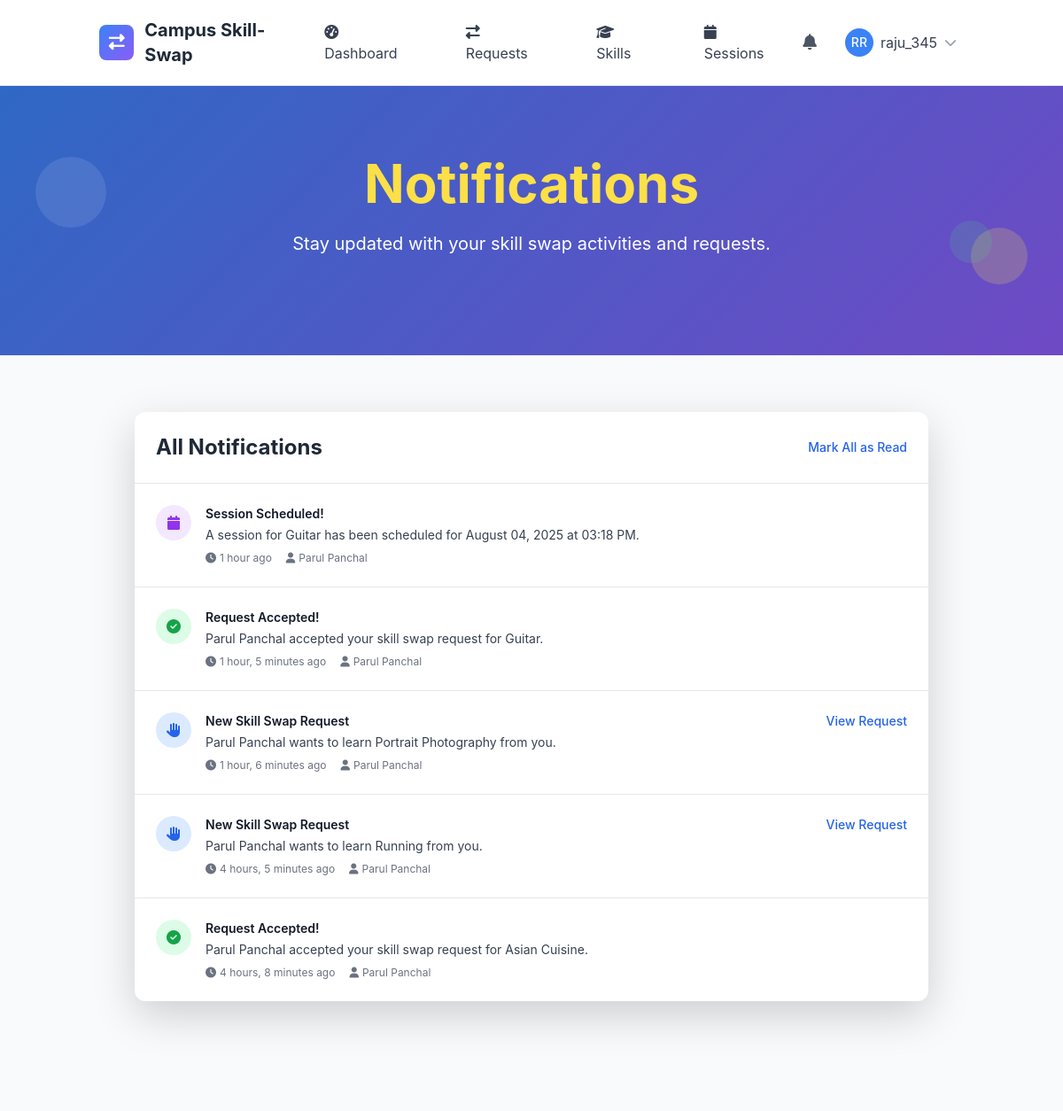
Screenshot of /notifications/ (signed in) with the database file from the repository.
### accounts/models.py (models this page shows, shortened)
class Notification(models.Model):
    NOTIFICATION_TYPES = [
        ('skill_request', 'Skill Swap Request'),
        ('request_accepted', 'Request Accepted'),
        ('request_declined', 'Request Declined'),
        ('session_scheduled', 'Session Scheduled'),
        ('session_reminder', 'Session Reminder'),
        ('session_completed', 'Session Completed'),
        ('new_review', 'New Review'),
        ('system', 'System Notification'),
    ]
    recipient = models.ForeignKey(User, on_delete=models.CASCADE, related_name='notifications')
    notification_type = models.CharField(max_length=20, choices=NOTIFICATION_TYPES)
    title = models.CharField(max_length=200)
    message = models.TextField()
    is_read = models.BooleanField(default=False)
    created_at = models.DateTimeField(auto_now_add=True)
    related_user = models.ForeignKey(User, on_delete=models.CASCADE, null=True, blank=True, related_name='sent_notifications')
    related_object_id = models.PositiveIntegerField(null=True, blank=True)
    class Meta:
        ordering = ['-created_at']
        db_table = 'notification'

### core/views.py (the view)
        @login_required
        def notification_view(request):
            from accounts.models import Notification
            notifications = Notification.objects.filter(
                recipient=request.user
            ).order_by('-created_at')
            unread_notifications = notifications.filter(is_read=False)
            unread_notifications.update(is_read=True)
            context = {
                'notifications': notifications,
                'unread_count': 0,  # Now 0 since we marked them as read
            }
            return render(request, "core/notifications.html", context)

### core/views.py (called while the page is built)
    @classmethod
    def as_view(cls):
        @login_required
        def notification_view(request):
            from accounts.models import Notification
            notifications = Notification.objects.filter(
                recipient=request.user
            ).order_by('-created_at')
            unread_notifications = notifications.filter(is_read=False)
            unread_notifications.update(is_read=True)
            context = {
                'notifications': notifications,
                'unread_count': 0,  # Now 0 since we marked them as read
            }
            return render(request, "core/notifications.html", context)
        return notification_view

### templates/core/notifications.html (shortened to what this page needs)
{% extends 'base.html' %}
{% load static %}
{% block content %}
<section class="gradient-bg relative overflow-hidden">
    <div class="absolute inset-0 bg-black opacity-20"></div>
    <div class="relative container mx-auto px-4 py-20">
        <div class="text-center text-white">
            <h1 class="text-4xl lg:text-6xl font-bold mb-6 leading-tight">
                <span class="text-yellow-300">Notifications</span>
            </h1>
            <p class="text-lg lg:text-xl mb-8 max-w-3xl mx-auto">
                Stay updated with your skill swap activities and requests.
            </p>
        </div>
    </div>
    <div class="absolute top-20 left-10 w-20 h-20 bg-white opacity-10 rounded-full animate-bounce"></div>
    <div class="absolute bottom-20 right-10 w-16 h-16 bg-yellow-300 opacity-20 rounded-full animate-pulse"></div>
    <div class="absolute top-1/2 right-20 w-12 h-12 bg-green-400 opacity-15 rounded-full animate-bounce delay-75"></div>
</section>
<section class="py-16 bg-gray-50">
    <div class="container mx-auto px-4">
        <div class="max-w-4xl mx-auto">
            <div class="bg-white rounded-xl shadow-lg mb-8">
                <div class="p-6 border-b border-gray-200">
                    <div class="flex items-center justify-between">
                        <h2 class="text-2xl font-bold text-gray-800">All Notifications</h2>
                        <button onclick="markAllAsRead()" class="text-blue-600 hover:text-blue-800 text-sm font-medium">
                            Mark All as Read
                        </button>
                    </div>
                </div>
                <div class="divide-y divide-gray-200">
                    {% if notifications %}
                        {% for notification in notifications %}
                        <div class="p-6 hover:bg-gray-50 transition-colors {% if not notification.is_read %}bg-blue-50{% endif %}">
                            <div class="flex items-start space-x-4">
                                <div class="flex-shrink-0">
                                    <div class="w-10 h-10 rounded-full flex items-center justify-center
                                        {% if notification.notification_type == 'skill_request' %}bg-blue-100 text-blue-600
                                        {% elif notification.notification_type == 'request_accepted' %}bg-green-100 text-green-600
                                        {% elif notification.notification_type == 'request_declined' %}bg-red-100 text-red-600
                                        {% elif notification.notification_type == 'session_scheduled' %}bg-purple-100 text-purple-600
                                        {% elif notification.notification_type == 'session_reminder' %}bg-yellow-100 text-yellow-600
                                        {% else %}bg-gray-100 text-gray-600{% endif %}">
                                        <i class="fas
                                            {% if notification.notification_type == 'skill_request' %}fa-hand-paper
                                            {% elif notification.notification_type == 'request_accepted' %}fa-check-circle
                                            {% elif notification.notification_type == 'request_declined' %}fa-times-circle
                                            {% elif notification.notification_type == 'session_scheduled' %}fa-calendar
                                            {% elif notification.notification_type == 'session_reminder' %}fa-bell
                                            {% else %}fa-info-circle{% endif %}"></i>
                                    </div>
                                </div>
                                <div class="flex-1 min-w-0">
                                    <div class="flex items-start justify-between">
                                        <div class="flex-1">
                                            <h3 class="text-sm font-semibold text-gray-900 mb-1">
                                                {{ notification.title }}
                                            </h3>
                                            <p class="text-sm text-gray-700 mb-2">
                                                {{ notification.message }}
                                            </p>
                                            <div class="flex items-center space-x-4 text-xs text-gray-500">
                                                <span class="flex items-center">
                                                    <i class="fas fa-clock mr-1"></i>
                                                    {{ notification.created_at|timesince }} ago
                                                </span>
                                                {% if notification.related_user %}
                                                <span class="flex items-center">
                                                    <i class="fas fa-user mr-1"></i>
                                                    {{ notification.related_user.get_full_name|default:notification.related_user.username }}
                                                </span>
                                                {% endif %}
                                            </div>
                                        </div>
                                        <div class="flex items-center space-x-2 ml-4">
                                            {% if notification.notification_type == 'skill_request' and notification.related_object_id %}
                                            <a href="{% url 'skill_sessions:request_detail' notification.related_object_id %}"
                                               class="text-blue-600 hover:text-blue-800 text-sm font-medium">
                                                View Request
                                            </a>
                                            {% endif %}
                                        </div>
                                    </div>
                                </div>
                            </div>
                        </div>
                        {% endfor %}
                    {% endif %}
                </div>
            </div>
        </div>
    </div>
</section>
{% endblock %}

### templates/base.html (shortened to what this page needs)
{% load static %}
<!DOCTYPE html>
<html lang="en" class="h-full">
<head>
    <script src="https://cdn.tailwindcss.com"></script>
    <link href="https://cdn.jsdelivr.net/npm/bootstrap@5.3.2/dist/css/bootstrap.min.css" rel="stylesheet">
    <link rel="stylesheet" href="https://cdnjs.cloudflare.com/ajax/libs/font-awesome/6.5.1/css/all.min.css">
</head>
<body class="bg-gray-50 h-full">
    <nav class="bg-white shadow-lg border-b">
        <div class="container mx-auto px-4">
            <div class="flex justify-between items-center py-3">
                <div class="flex items-center space-x-3">
                    <div class="w-10 h-10 gradient-bg rounded-lg flex items-center justify-center">
                        <i class="fas fa-exchange-alt text-white text-lg"></i>
                    </div>
                    <a href="{% url 'core:home' %}" class="text-xl font-bold text-gray-800 hover:text-blue-600 transition-colors">
                        Campus Skill-Swap
                    </a>
                </div>
                <div class="hidden md:flex items-center space-x-6">
                    {% if user.is_authenticated %}
                        <a href="{% url 'core:dashboard' %}" class="nav-link px-3 py-2 text-gray-700 hover:text-blue-600 transition-colors">
                            <i class="fas fa-tachometer-alt mr-2"></i>Dashboard
                        </a>
                        <a href="{% url 'core:requests' %}" class="nav-link px-3 py-2 text-gray-700 hover:text-blue-600 transition-colors">
                            <i class="fas fa-exchange-alt mr-2"></i>Requests
                        </a>
                        <a href="{% url 'skills:skill_list' %}" class="nav-link px-3 py-2 text-gray-700 hover:text-blue-600 transition-colors">
                            <i class="fas fa-graduation-cap mr-2"></i>Skills
                        </a>
                        <a href="{% url 'skill_sessions:session_management' %}" class="nav-link px-3 py-2 text-gray-700 hover:text-blue-600 transition-colors">
                            <i class="fas fa-calendar mr-2"></i>Sessions
                        </a>
                    {% endif %}
                </div>
                <div class="flex items-center space-x-4">
                    {% if user.is_authenticated %}
                        <div class="relative">
                            <button id="notificationBtn" class="relative p-2 text-gray-600 hover:text-blue-600 transition-colors">
                                <i class="fas fa-bell text-lg"></i>
                            </button>
                        </div>
                        <div class="relative">
                            <button id="userMenuBtn" class="flex items-center space-x-2 p-2 rounded-lg hover:bg-gray-100 transition-colors">
                                {% if user.profile.profile_picture %}
                                    <img src="{{ user.profile.profile_picture.url }}" alt="Profile" class="w-8 h-8 rounded-full">
                                {% else %}
                                    <div class="w-8 h-8 bg-blue-500 rounded-full flex items-center justify-center">
                                        <span class="text-white text-sm font-medium">{{ user.first_name|first|upper }}{{ user.last_name|first|upper }}</span>
                                    </div>
                                {% endif %}
                                <span class="hidden md:block text-gray-700">{{ user.username}}</span>
                                <i class="fas fa-chevron-down text-gray-400 text-sm"></i>
                            </button>
                        </div>
                    {% endif %}
                </div>
            </div>
        </div>
    </nav>
    <main class="min-h-screen">
        {% block content %}{% endblock %}
    </main>
</body>
</html>

### templates/base.html (style rules this page uses)
:root { --primary-color: #3B82F6; --secondary-color: #10B981; --accent-color: #8B5CF6; --warning-color: #F59E0B; --danger-color: #EF4444; }
body { font-family: 'Inter', -apple-system, BlinkMacSystemFont, sans-serif; }
.gradient-bg { background: linear-gradient(135deg, var(--primary-color) 0%, var(--accent-color) 100%); }

### rows the page displays
Notification: title "Session Scheduled!", message "A session for Guitar has been scheduled for August 04, 2025 at 03:18 PM.", created_at "1 hour", related_user.get_full_name "Parul Panchal"
Notification: title "Request Accepted!", message "Parul Panchal accepted your skill swap request for Guitar.", created_at "1 hour, 5 minutes", related_user.get_full_name "Parul Panchal"
Notification: title "New Skill Swap Request", message "Parul Panchal wants to learn Portrait Photography from you.", created_at "1 hour, 6 minutes", related_user.get_full_name "Parul Panchal", notification_type "View Request"
Notification: title "New Skill Swap Request", message "Parul Panchal wants to learn Running from you.", created_at "4 hours, 5 minutes", related_user.get_full_name "Parul Panchal", notification_type "View Request"
Notification: title "Request Accepted!", message "Parul Panchal accepted your skill swap request for Asian Cuisine.", created_at "4 hours, 8 minutes", related_user.get_full_name "Parul Panchal"

### other values shown
{{ user.first_name|first|upper }} "R"
{{ user.last_name|first|upper }} "R"
{{ user.username }} "raju_345"
